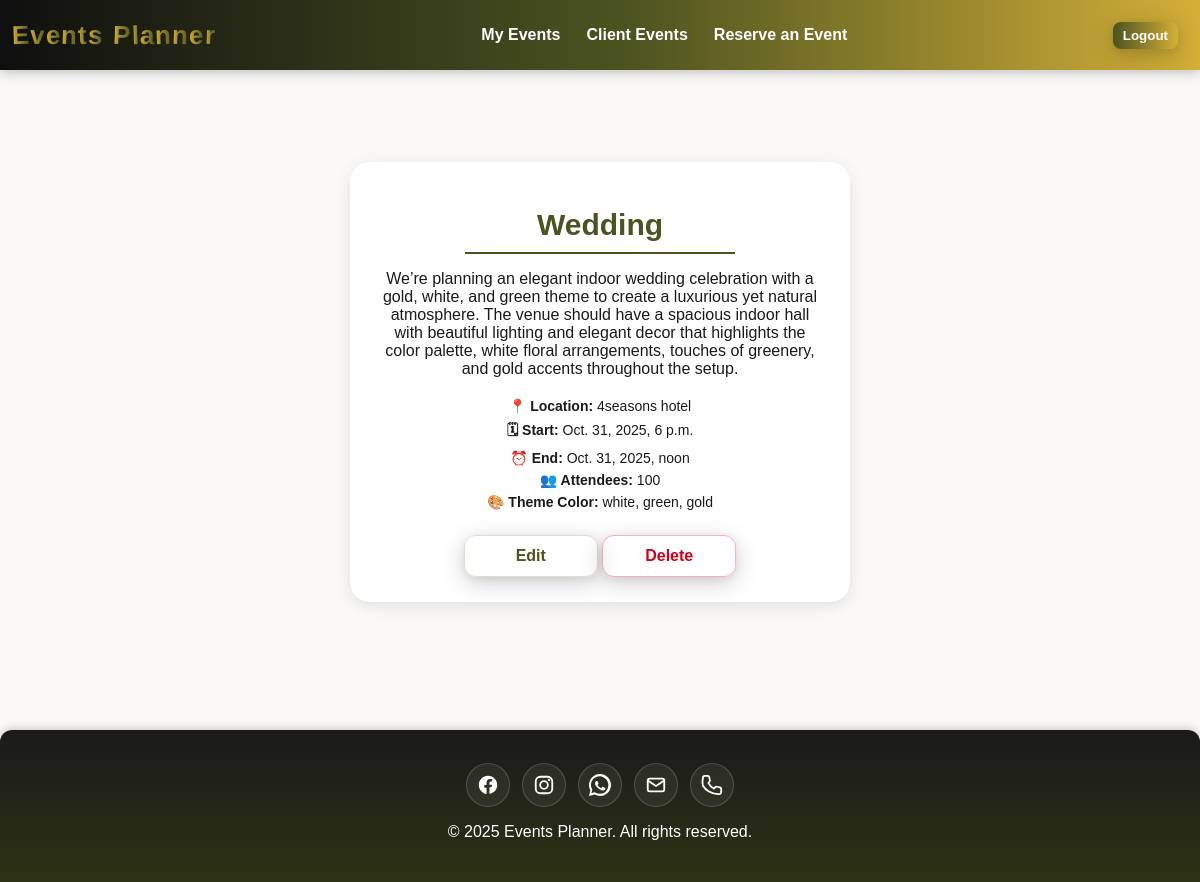
The app's page /events/1/ (signed in) with its own data.
### main_app/models.py (models this page shows, shortened)
class Event(models.Model):
  title = models.CharField(max_length=200)
  description = models.TextField(max_length=500)
  location = models.TextField(max_length=500)
  start_date = models.DateTimeField('Event Date')
  end_date = models.DateTimeField('Event End Date')
  created_date = models.DateTimeField(auto_now=True)
  updated_date = models.DateTimeField(auto_now=True)
  attendees_count = models.IntegerField()
  theme_colors = models.CharField(max_length=100)
  theme_images = models.ImageField(upload_to='events/%Y/%m/',
        blank=True,
        null=True)
  user = models.ForeignKey(
        settings.AUTH_USER_MODEL,
        on_delete=models.CASCADE,
        related_name='events'
    )

### main_app/views.py (the view)
# urls.py: path('events/<int:pk>/', views.EventDetail.as_view(), name='event-details'),
class EventDetail(LoginRequiredMixin, DetailView):
    model = Event
    template_name = 'events/details.html'
    def get_queryset(self):
        user = self.request.user
        if user.is_staff or user.is_superuser:
            return Event.objects.all()
        return Event.objects.filter(user=user)

### main_app/templates/events/details.html (shortened to what this page needs)
{% extends 'base.html' %}
{% load static %}
{% block head %}
  <link rel="stylesheet" href="{% static 'css/details.css' %}" />
{% endblock %}
{% block content %}
<div class="details-card">
    <div class="card-content">
        <h1>{{event.title}}</h1>
        <hr class="underline">
        <p class="description">{{event.description}}</p>
        <div class="event-details">
            <p><strong>📍 Location:</strong> {{event.location}}</p>
            <p><strong>🗓 Start:</strong> {{event.start_date}}</p>
             <p><strong>⏰ End:</strong> {{event.end_date}}</p>
             <p><strong>👥 Attendees:</strong> {{event.attendees_count}}</p>
            <p><strong>🎨 Theme Color:</strong> {{event.theme_colors}}</p>
        </div>
       <div class="form-actions">
            <a href="{% url 'event-update' event.pk %}" class="btn btn-ghost">Edit</a>
            <a href="{% url 'event-delete' event.pk %}" class="btn btn-danger">Delete</a>
        </div>
    </div>
</div>
{% endblock %}

### main_app/static/css/variables.css (style rules this page uses)
:root { --olive: #4b5320; --olive-900: #2d3314; --gold: #d4af37; --gold-300: #e6c77f; --black: #1a1a1a; --ink: #2a2a2a; --paper: #faf9f7; --white: #ffffff; --error-color: #d0021b; --stroke: rgba(0,0,0,.08); --shadow-strong: 0 6px 24px rgba(0,0,0,.18), 0 2px 8px rgba(0,0,0,.08); --header-gradient: linear-gradient(90deg, #0f0f0f, var(--olive) 52%, var(--gold)); --cta-gradient: linear-gradient(90deg, var(--olive), var(--gold)); --cta-hover-gradient: linear-gradient(90deg, var(--olive-900), #b99725); --font-sans: "Poppins", ui-sans-serif, system-ui, sans-serif; --surface: var(--paper); --surface-2: #f0eee9; --card: #ffffff; --border: #e0decc; --text: var(--ink); --muted: #5c5c5c; --shadow: 0 8px 20px rgba(0, 0, 0, 0.08); }
.btn { display:inline-flex; align-items:center; justify-content:center; padding: 8px 16px; border-radius: 8px; border:0; background: var(--cta-gradient); color:#fff; font-weight:600; text-decoration:none; cursor:pointer; transition: background .25s ease, transform .2s ease, box-shadow .2s ease; box-shadow: var(--shadow-strong); }

### main_app/static/css/base.css (style rules this page uses)
:root { --header-h: 70px; --page-max: 2000px; }
html, body { width: 100%; }
body { font-family: var(--font-sans); color: var(--ink); background: var(--paper); margin: 0 auto; max-width: var(--page-max); min-height: 100vh; overflow-x: hidden; }

### main_app/static/css/details.css (style rules this page uses)
body { font-family: 'Cairo', sans-serif; min-height: 100vh; margin: 0; display: flex; flex-direction: column; }
.details-card { background: white; border-radius: 20px; box-shadow: 0 4px 15px rgba(0, 0, 0, 0.1); overflow: hidden; width: 500px; max-width: 90%; text-align: center; }
.card-content { padding: 25px; }
.btn { display: inline-flex; align-items: center; gap: 10px; font-weight: 600; text-decoration: none; padding: 12px 16px; border-radius: 12px; border: 1px solid transparent; transition: transform .12s ease, box-shadow .12s ease, background .12s ease, border-color .12s ease; cursor: pointer; line-height: 1; white-space: nowrap; }
.btn-ghost { background: transparent; border-color: var(--border); color: var(--olive); }
.btn-danger { background: transparent; border-color: rgba(208, 2, 27, 0.3); color: var(--error-color); }
h1 { font-size: 30px; color: var(--olive); margin-bottom: 10px; }
.underline { height: 2px; width: 60%; border: none; background-color: var(--olive); margin: 10px auto 15px; }
.description { font-size: 16px; color: var(--black); margin-bottom: 20px; }
.event-details { text-align: center; font-size: 14px; color: var(--black); }
.event-details p { margin: 6px 0; }
.form-actions { margin-top: 25px; }
.form-actions .btn { min-width: 100px; }

### records on screen
Event: title "Wedding", description "We’re planning an elegant indoor wedding celebration with a gold, white, and green theme to create a luxurious yet natural atmosphere. The venue should have a spacious indoor hall with beautiful lighting and elegant decor that highlights the color palette, white floral arrangements, touches of greenery, and gold accents throughout the setup.", location "4seasons hotel", start_date "Oct. 31, 2025, 6 p.m.", end_date "Oct. 31, 2025, noon", attendees_count "100", theme_colors "white, green, gold"
